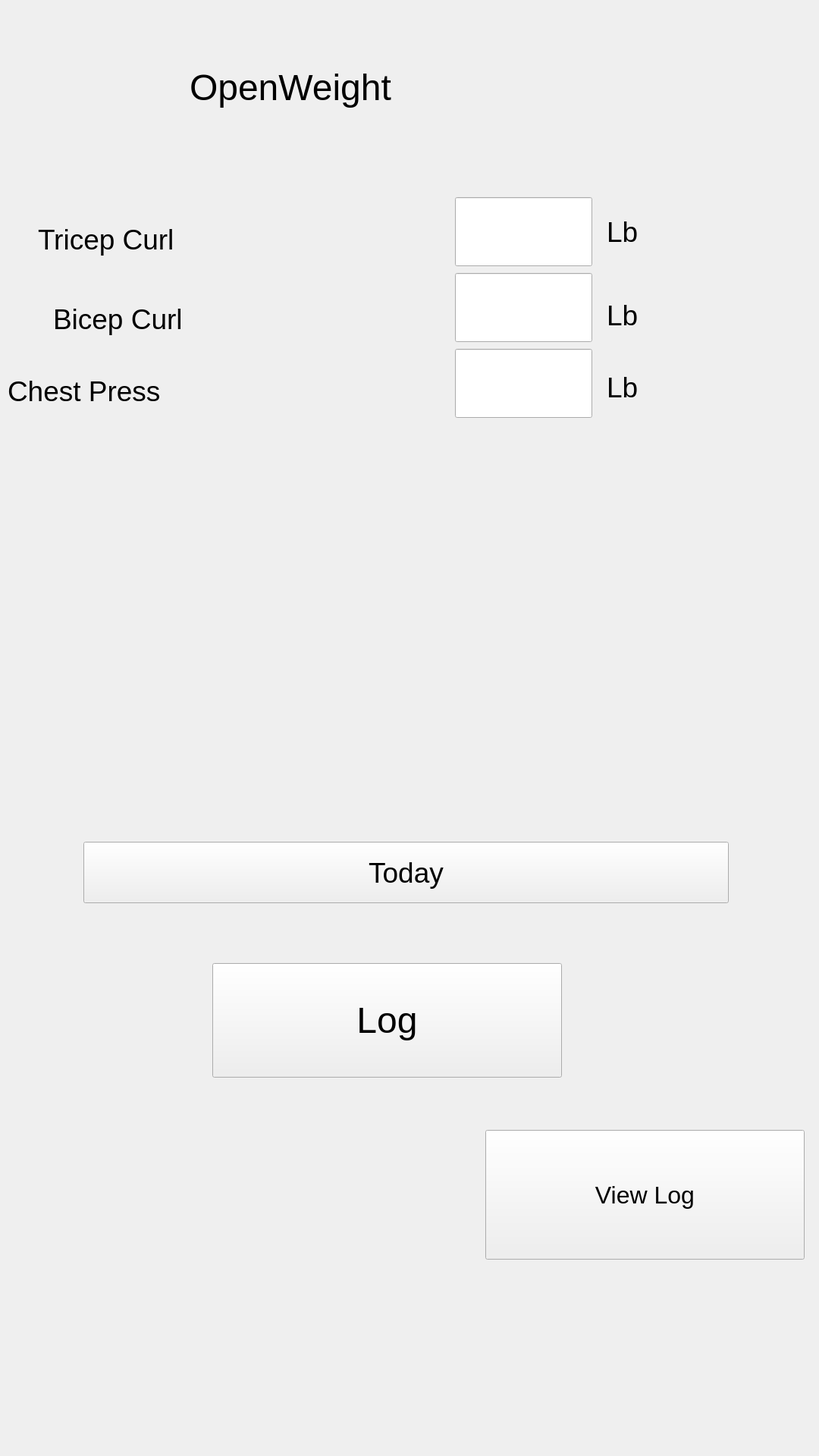
<?xml version="1.0" encoding="UTF-8"?>
<ui version="4.0">
 <class>MainWindow</class>
 <widget class="QMainWindow" name="MainWindow">
  <property name="geometry">
   <rect>
    <x>0</x>
    <y>0</y>
    <width>1080</width>
    <height>1920</height>
   </rect>
  </property>
  <property name="font">
   <font>
    <pointsize>36</pointsize>
   </font>
  </property>
  <property name="windowTitle">
   <string>MainWindow</string>
  </property>
  <widget class="QWidget" name="centralWidget">
   <widget class="QLabel" name="label">
    <property name="geometry">
     <rect>
      <x>250</x>
      <y>40</y>
      <width>631</width>
      <height>151</height>
     </rect>
    </property>
    <property name="text">
     <string>OpenWeight</string>
    </property>
   </widget>
   <widget class="QLabel" name="label_2">
    <property name="geometry">
     <rect>
      <x>50</x>
      <y>240</y>
      <width>731</width>
      <height>151</height>
     </rect>
    </property>
    <property name="font">
     <font>
      <pointsize>28</pointsize>
     </font>
    </property>
    <property name="text">
     <string>Tricep Curl</string>
    </property>
   </widget>
   <widget class="QLabel" name="tricepLabel">
    <property name="geometry">
     <rect>
      <x>800</x>
      <y>230</y>
      <width>421</width>
      <height>151</height>
     </rect>
    </property>
    <property name="font">
     <font>
      <pointsize>28</pointsize>
     </font>
    </property>
    <property name="text">
     <string>Lb</string>
    </property>
   </widget>
   <widget class="QLineEdit" name="tricepCurl">
    <property name="geometry">
     <rect>
      <x>600</x>
      <y>260</y>
      <width>181</width>
      <height>91</height>
     </rect>
    </property>
   </widget>
   <widget class="QLabel" name="label_4">
    <property name="geometry">
     <rect>
      <x>70</x>
      <y>330</y>
      <width>651</width>
      <height>181</height>
     </rect>
    </property>
    <property name="font">
     <font>
      <pointsize>28</pointsize>
     </font>
    </property>
    <property name="text">
     <string>Bicep Curl</string>
    </property>
   </widget>
   <widget class="QLineEdit" name="bicepCurl">
    <property name="geometry">
     <rect>
      <x>600</x>
      <y>360</y>
      <width>181</width>
      <height>91</height>
     </rect>
    </property>
   </widget>
   <widget class="QLabel" name="bicepLabel">
    <property name="geometry">
     <rect>
      <x>800</x>
      <y>340</y>
      <width>421</width>
      <height>151</height>
     </rect>
    </property>
    <property name="font">
     <font>
      <pointsize>28</pointsize>
     </font>
    </property>
    <property name="text">
     <string>Lb</string>
    </property>
   </widget>
   <widget class="QLabel" name="label_6">
    <property name="geometry">
     <rect>
      <x>10</x>
      <y>460</y>
      <width>711</width>
      <height>111</height>
     </rect>
    </property>
    <property name="font">
     <font>
      <pointsize>28</pointsize>
     </font>
    </property>
    <property name="text">
     <string>Chest Press</string>
    </property>
   </widget>
   <widget class="QLineEdit" name="chestPress">
    <property name="geometry">
     <rect>
      <x>600</x>
      <y>460</y>
      <width>181</width>
      <height>91</height>
     </rect>
    </property>
   </widget>
   <widget class="QLabel" name="chestLabel">
    <property name="geometry">
     <rect>
      <x>800</x>
      <y>430</y>
      <width>231</width>
      <height>161</height>
     </rect>
    </property>
    <property name="font">
     <font>
      <pointsize>28</pointsize>
     </font>
    </property>
    <property name="text">
     <string>Lb</string>
    </property>
   </widget>
   <widget class="QPushButton" name="logButton">
    <property name="geometry">
     <rect>
      <x>280</x>
      <y>1270</y>
      <width>461</width>
      <height>151</height>
     </rect>
    </property>
    <property name="text">
     <string>Log</string>
    </property>
   </widget>
   <widget class="QPushButton" name="viewLog">
    <property name="geometry">
     <rect>
      <x>640</x>
      <y>1490</y>
      <width>421</width>
      <height>171</height>
     </rect>
    </property>
    <property name="font">
     <font>
      <pointsize>24</pointsize>
     </font>
    </property>
    <property name="text">
     <string>View Log</string>
    </property>
   </widget>
   <widget class="QPushButton" name="dateSetting">
    <property name="geometry">
     <rect>
      <x>110</x>
      <y>1110</y>
      <width>851</width>
      <height>81</height>
     </rect>
    </property>
    <property name="font">
     <font>
      <pointsize>28</pointsize>
     </font>
    </property>
    <property name="text">
     <string>Today</string>
    </property>
   </widget>
  </widget>
 </widget>
 <layoutdefault spacing="6" margin="11"/>
 <resources/>
 <connections/>
</ui>
